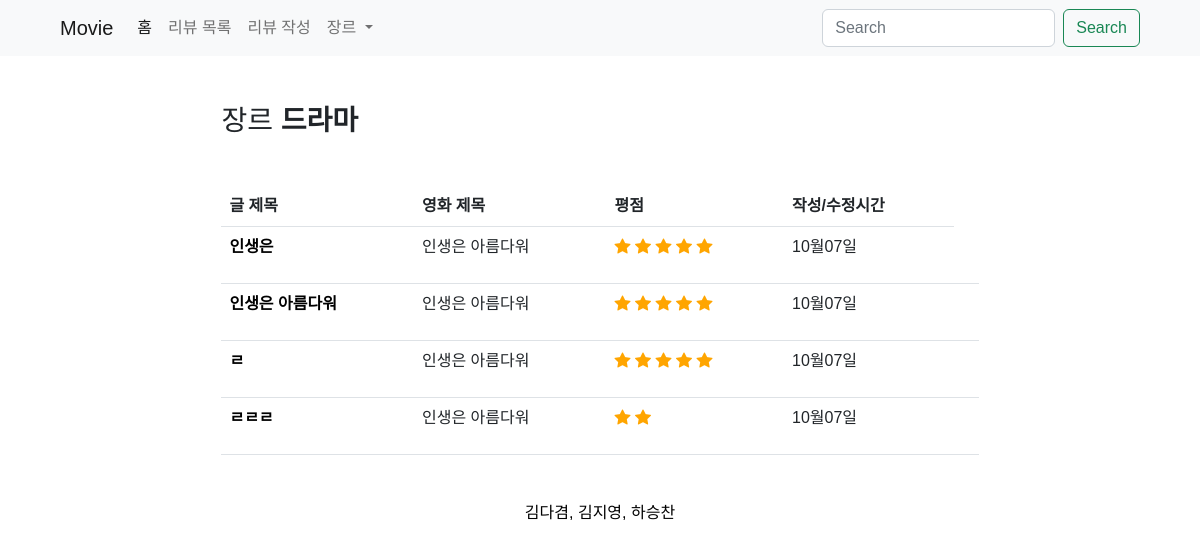
The app's page /movies/6/genre with its own data.
### movies/models.py (models this page shows)
class Review(models.Model):
    title = models.CharField(max_length=30)
    content = models.TextField()
    movie_name = models.CharField(max_length=30, choices=title_table)
    grade = models.IntegerField(choices=RATE_CHOICES)
    created_at = models.DateField(auto_now_add=True)
    updated_at = models.DateField(auto_now=True)
    genre = models.CharField(max_length=5, choices=genre_table)

### movies/views.py (the view)
# urls.py: path("<int:pk>/genre", views.genres, name="genres"),
def genres(request, pk):
    genres_table = {
        1: "액션",
        2: "스릴러",
        3: "코미디",
        4: "로맨스",
        5: "SF",
        6: "드라마",
        7: "애니메이션",
    }
    result_genre = genres_table.get(pk)
    all_genre = Review.objects.filter(genre=result_genre)
    context = {
        "all_genre": all_genre,
        "result_genre":result_genre
    }
    return render(request, "movies/index.html", context)

### movies/templates/movies/index.html (shortened to what this page needs)
{% extends 'base.html' %}
{% load static %}
{% block content %}
    <div class="container my-5" style="width: 70%;">
      {%if all_genre%}
        <h3>장르
          <span class="fw-bold">{{result_genre}}</span></h3>
        <table class="table mt-5">
          <thead>
            <tr>
              <th scope="col">글 제목</th>
              <th scope="col">영화 제목</th>
              <th scope="col">평점</th>
              <th scope="col">작성/수정시간</th>
            </tr>
          </thead>
          <tbody>
            {%for i in all_genre%}
              <tr>
                <th scope="row">
                  <a class="text-decoration-none text-black" href="{% url 'movies:detail' i.pk %}">{{ i.title }}</a></th>
                <td>
                  {{ i.movie_name}}
                </td>
                <td>
                  {% if i.grade == 5 %}
                    <p>
                      <i class="bi bi-star-fill" style="color:orange;"></i>
                      <i class="bi bi-star-fill" style="color:orange;"></i>
                      <i class="bi bi-star-fill" style="color:orange;"></i>
                      <i class="bi bi-star-fill" style="color:orange;"></i>
                      <i class="bi bi-star-fill" style="color:orange;"></i>
                    </p>
                  {% endif %}
                  {% if i.grade == 2 %}
                    <p>
                      <i class="bi bi-star-fill" style="color:orange;"></i>
                      <i class="bi bi-star-fill" style="color:orange;"></i>
                    </p>
                  {% endif %}
                </td>
                <td>
                  {% if i.created_at == i.updated_at %}
                    {{ i.created_at|date:'m월d일' }}
                  {% endif %}
                </td>
                <td>
                </td>
              </tr>
            {% endfor %}
          </tbody>
        </table>
        {%endif%}
      </div>
    {% endblock %}

### templates/base.html (style rules this page uses)
* { font-family: "Noto Sans KR", sans-serif; }

### records on screen
Review: title "인생은", movie_name "인생은 아름다워", grade 5 (drawn), created_at "10월07일"
Review: title "인생은 아름다워", movie_name "인생은 아름다워", grade 5 (drawn), created_at "10월07일"
Review: title "ㄹ", movie_name "인생은 아름다워", grade 5 (drawn), created_at "10월07일"
Review: title "ㄹㄹㄹ", movie_name "인생은 아름다워", grade 2 (drawn), created_at "10월07일"

### other values on screen
{{ result_genre }} "드라마"
